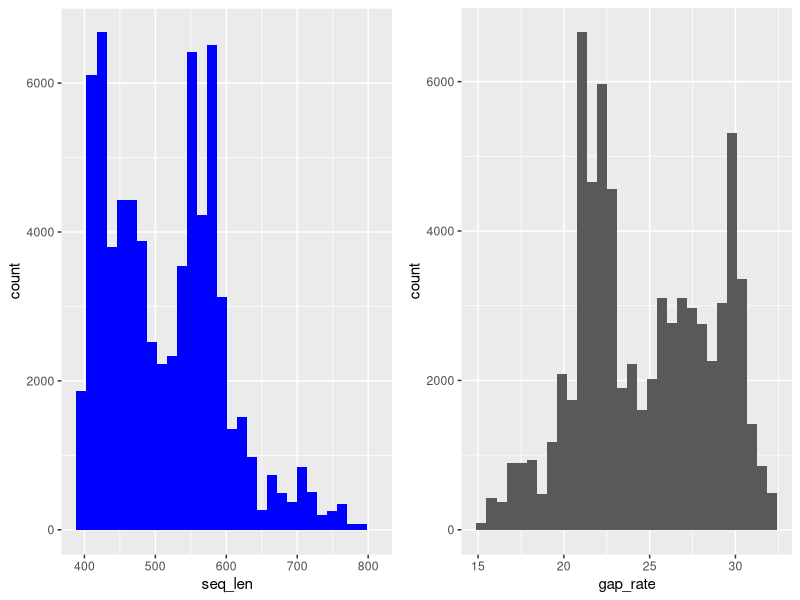

R code for this plot:
library(ggplot2)
library(dplyr)
library(cowplot)
df = read.csv('report.tsv', sep = '\t', row.names = 1)

head(df)

lens = ggplot(df) +
  geom_histogram(aes(seq_len), fill='blue')

gap_rates = ggplot(df) +
  geom_histogram(aes(gap_rate))
median(df$gap_rate)
head(df)
plot_grid(lens,gap_rates)

#subsetted = df[,c(1,2)]

#subsetted = subsetted %>% mutate(gap_rate=gaps/seq_len)


